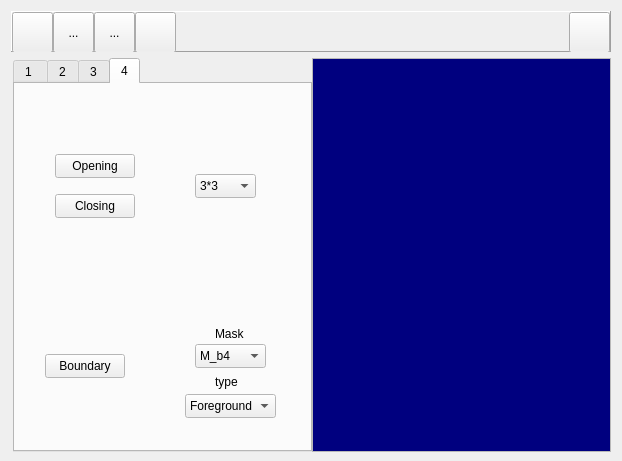
<?xml version="1.0" encoding="UTF-8"?>
<ui version="4.0">
 <class>MainFrame</class>
 <widget class="QDialog" name="MainFrame">
  <property name="geometry">
   <rect>
    <x>0</x>
    <y>0</y>
    <width>622</width>
    <height>461</height>
   </rect>
  </property>
  <property name="sizePolicy">
   <sizepolicy hsizetype="Preferred" vsizetype="Minimum">
    <horstretch>0</horstretch>
    <verstretch>0</verstretch>
   </sizepolicy>
  </property>
  <property name="minimumSize">
   <size>
    <width>0</width>
    <height>461</height>
   </size>
  </property>
  <property name="windowTitle">
   <string>HomeworkCV</string>
  </property>
  <property name="modal">
   <bool>false</bool>
  </property>
  <layout class="QVBoxLayout" name="verticalLayout">
   <item>
    <widget class="QFrame" name="frame">
     <property name="sizePolicy">
      <sizepolicy hsizetype="Preferred" vsizetype="Fixed">
       <horstretch>0</horstretch>
       <verstretch>0</verstretch>
      </sizepolicy>
     </property>
     <property name="minimumSize">
      <size>
       <width>0</width>
       <height>41</height>
      </size>
     </property>
     <property name="maximumSize">
      <size>
       <width>16777215</width>
       <height>41</height>
      </size>
     </property>
     <property name="frameShape">
      <enum>QFrame::Panel</enum>
     </property>
     <property name="frameShadow">
      <enum>QFrame::Raised</enum>
     </property>
     <layout class="QHBoxLayout" name="horizontalLayout_3">
      <property name="spacing">
       <number>0</number>
      </property>
      <property name="leftMargin">
       <number>0</number>
      </property>
      <property name="topMargin">
       <number>0</number>
      </property>
      <property name="rightMargin">
       <number>0</number>
      </property>
      <property name="bottomMargin">
       <number>0</number>
      </property>
      <item>
       <widget class="QToolButton" name="buttonOpen">
        <property name="enabled">
         <bool>true</bool>
        </property>
        <property name="sizePolicy">
         <sizepolicy hsizetype="Minimum" vsizetype="Minimum">
          <horstretch>0</horstretch>
          <verstretch>0</verstretch>
         </sizepolicy>
        </property>
        <property name="minimumSize">
         <size>
          <width>41</width>
          <height>41</height>
         </size>
        </property>
        <property name="maximumSize">
         <size>
          <width>41</width>
          <height>41</height>
         </size>
        </property>
        <property name="toolTip">
         <string>open an image file</string>
        </property>
        <property name="layoutDirection">
         <enum>Qt::LeftToRight</enum>
        </property>
        <property name="autoFillBackground">
         <bool>false</bool>
        </property>
        <property name="text">
         <string/>
        </property>
        <property name="icon">
         <iconset resource="images/mainframe.qrc">
          <normaloff>:/open.png</normaloff>:/open.png</iconset>
        </property>
        <property name="iconSize">
         <size>
          <width>41</width>
          <height>41</height>
         </size>
        </property>
        <property name="checkable">
         <bool>false</bool>
        </property>
        <property name="autoRepeat">
         <bool>false</bool>
        </property>
        <property name="autoExclusive">
         <bool>false</bool>
        </property>
        <property name="popupMode">
         <enum>QToolButton::DelayedPopup</enum>
        </property>
        <property name="toolButtonStyle">
         <enum>Qt::ToolButtonIconOnly</enum>
        </property>
        <property name="autoRaise">
         <bool>false</bool>
        </property>
       </widget>
      </item>
      <item>
       <widget class="QToolButton" name="toolButton_2">
        <property name="sizePolicy">
         <sizepolicy hsizetype="Minimum" vsizetype="Minimum">
          <horstretch>0</horstretch>
          <verstretch>0</verstretch>
         </sizepolicy>
        </property>
        <property name="minimumSize">
         <size>
          <width>41</width>
          <height>41</height>
         </size>
        </property>
        <property name="maximumSize">
         <size>
          <width>41</width>
          <height>41</height>
         </size>
        </property>
        <property name="text">
         <string>...</string>
        </property>
       </widget>
      </item>
      <item>
       <widget class="QToolButton" name="toolButton_3">
        <property name="sizePolicy">
         <sizepolicy hsizetype="Minimum" vsizetype="Minimum">
          <horstretch>0</horstretch>
          <verstretch>0</verstretch>
         </sizepolicy>
        </property>
        <property name="minimumSize">
         <size>
          <width>41</width>
          <height>41</height>
         </size>
        </property>
        <property name="maximumSize">
         <size>
          <width>41</width>
          <height>41</height>
         </size>
        </property>
        <property name="text">
         <string>...</string>
        </property>
       </widget>
      </item>
      <item>
       <widget class="QToolButton" name="buttonDeleteContents">
        <property name="sizePolicy">
         <sizepolicy hsizetype="Minimum" vsizetype="Minimum">
          <horstretch>0</horstretch>
          <verstretch>0</verstretch>
         </sizepolicy>
        </property>
        <property name="minimumSize">
         <size>
          <width>41</width>
          <height>41</height>
         </size>
        </property>
        <property name="maximumSize">
         <size>
          <width>41</width>
          <height>41</height>
         </size>
        </property>
        <property name="toolTip">
         <string>close all forms</string>
        </property>
        <property name="autoFillBackground">
         <bool>false</bool>
        </property>
        <property name="text">
         <string/>
        </property>
        <property name="icon">
         <iconset resource="images/mainframe.qrc">
          <normaloff>:/1-21.png</normaloff>:/1-21.png</iconset>
        </property>
        <property name="iconSize">
         <size>
          <width>41</width>
          <height>41</height>
         </size>
        </property>
       </widget>
      </item>
      <item>
       <spacer name="horizontalSpacer">
        <property name="orientation">
         <enum>Qt::Horizontal</enum>
        </property>
        <property name="sizeHint" stdset="0">
         <size>
          <width>40</width>
          <height>20</height>
         </size>
        </property>
       </spacer>
      </item>
      <item>
       <widget class="QToolButton" name="buttonShowList">
        <property name="sizePolicy">
         <sizepolicy hsizetype="Minimum" vsizetype="Minimum">
          <horstretch>0</horstretch>
          <verstretch>0</verstretch>
         </sizepolicy>
        </property>
        <property name="minimumSize">
         <size>
          <width>41</width>
          <height>41</height>
         </size>
        </property>
        <property name="maximumSize">
         <size>
          <width>41</width>
          <height>41</height>
         </size>
        </property>
        <property name="toolTip">
         <string>show the list view</string>
        </property>
        <property name="text">
         <string/>
        </property>
        <property name="icon">
         <iconset resource="images/mainframe.qrc">
          <normaloff>:/2-3.png</normaloff>:/2-3.png</iconset>
        </property>
        <property name="iconSize">
         <size>
          <width>82</width>
          <height>41</height>
         </size>
        </property>
       </widget>
      </item>
     </layout>
    </widget>
   </item>
   <item>
    <layout class="QHBoxLayout" name="horizontalLayout">
     <property name="spacing">
      <number>0</number>
     </property>
     <property name="leftMargin">
      <number>2</number>
     </property>
     <item>
      <widget class="QTabWidget" name="tabWidget">
       <property name="sizePolicy">
        <sizepolicy hsizetype="Fixed" vsizetype="Expanding">
         <horstretch>0</horstretch>
         <verstretch>0</verstretch>
        </sizepolicy>
       </property>
       <property name="minimumSize">
        <size>
         <width>299</width>
         <height>394</height>
        </size>
       </property>
       <property name="palette">
        <palette>
         <active>
          <colorrole role="Window">
           <brush brushstyle="SolidPattern">
            <color alpha="255">
             <red>255</red>
             <green>255</green>
             <blue>255</blue>
            </color>
           </brush>
          </colorrole>
          <colorrole role="NoRole">
           <brush brushstyle="SolidPattern">
            <color alpha="255">
             <red>255</red>
             <green>85</green>
             <blue>0</blue>
            </color>
           </brush>
          </colorrole>
         </active>
         <inactive>
          <colorrole role="Window">
           <brush brushstyle="SolidPattern">
            <color alpha="255">
             <red>255</red>
             <green>255</green>
             <blue>255</blue>
            </color>
           </brush>
          </colorrole>
          <colorrole role="NoRole">
           <brush brushstyle="SolidPattern">
            <color alpha="255">
             <red>255</red>
             <green>85</green>
             <blue>0</blue>
            </color>
           </brush>
          </colorrole>
         </inactive>
         <disabled>
          <colorrole role="Window">
           <brush brushstyle="SolidPattern">
            <color alpha="255">
             <red>255</red>
             <green>255</green>
             <blue>255</blue>
            </color>
           </brush>
          </colorrole>
          <colorrole role="NoRole">
           <brush brushstyle="SolidPattern">
            <color alpha="255">
             <red>255</red>
             <green>85</green>
             <blue>0</blue>
            </color>
           </brush>
          </colorrole>
         </disabled>
        </palette>
       </property>
       <property name="cursor">
        <cursorShape>ArrowCursor</cursorShape>
       </property>
       <property name="autoFillBackground">
        <bool>false</bool>
       </property>
       <property name="tabPosition">
        <enum>QTabWidget::North</enum>
       </property>
       <property name="tabShape">
        <enum>QTabWidget::Rounded</enum>
       </property>
       <property name="currentIndex">
        <number>3</number>
       </property>
       <property name="iconSize">
        <size>
         <width>31</width>
         <height>31</height>
        </size>
       </property>
       <property name="elideMode">
        <enum>Qt::ElideMiddle</enum>
       </property>
       <widget class="QWidget" name="tab_1">
        <attribute name="title">
         <string>1 </string>
        </attribute>
       </widget>
       <widget class="QWidget" name="tab_4">
        <attribute name="title">
         <string>2</string>
        </attribute>
        <widget class="QPushButton" name="Contrast_Transform">
         <property name="geometry">
          <rect>
           <x>90</x>
           <y>50</y>
           <width>121</width>
           <height>24</height>
          </rect>
         </property>
         <property name="text">
          <string>Contrast Transform</string>
         </property>
        </widget>
        <widget class="QSpinBox" name="spinA1">
         <property name="geometry">
          <rect>
           <x>70</x>
           <y>100</y>
           <width>42</width>
           <height>22</height>
          </rect>
         </property>
         <property name="maximum">
          <number>255</number>
         </property>
        </widget>
        <widget class="QSpinBox" name="spinB1">
         <property name="geometry">
          <rect>
           <x>170</x>
           <y>100</y>
           <width>42</width>
           <height>22</height>
          </rect>
         </property>
         <property name="maximum">
          <number>255</number>
         </property>
        </widget>
        <widget class="QSpinBox" name="spinA2">
         <property name="geometry">
          <rect>
           <x>70</x>
           <y>140</y>
           <width>42</width>
           <height>22</height>
          </rect>
         </property>
         <property name="maximum">
          <number>255</number>
         </property>
        </widget>
        <widget class="QSpinBox" name="spinB2">
         <property name="geometry">
          <rect>
           <x>170</x>
           <y>140</y>
           <width>42</width>
           <height>22</height>
          </rect>
         </property>
         <property name="maximum">
          <number>255</number>
         </property>
        </widget>
        <widget class="QLabel" name="label">
         <property name="geometry">
          <rect>
           <x>120</x>
           <y>100</y>
           <width>41</width>
           <height>16</height>
          </rect>
         </property>
         <property name="text">
          <string>[ a , b ]</string>
         </property>
        </widget>
        <widget class="QLabel" name="label_3">
         <property name="geometry">
          <rect>
           <x>120</x>
           <y>140</y>
           <width>48</width>
           <height>16</height>
          </rect>
         </property>
         <property name="text">
          <string>[ a' , b' ]</string>
         </property>
        </widget>
       </widget>
       <widget class="QWidget" name="tab_5">
        <attribute name="title">
         <string>3</string>
        </attribute>
        <widget class="QPushButton" name="Image_Dilation_mask3">
         <property name="geometry">
          <rect>
           <x>20</x>
           <y>120</y>
           <width>111</width>
           <height>24</height>
          </rect>
         </property>
         <property name="text">
          <string>Image Dilation 3*3</string>
         </property>
        </widget>
        <widget class="QSpinBox" name="spinOstu">
         <property name="geometry">
          <rect>
           <x>170</x>
           <y>40</y>
           <width>42</width>
           <height>22</height>
          </rect>
         </property>
         <property name="maximum">
          <number>255</number>
         </property>
         <property name="value">
          <number>131</number>
         </property>
        </widget>
        <widget class="QPushButton" name="Image_Dilation_mask5">
         <property name="geometry">
          <rect>
           <x>20</x>
           <y>160</y>
           <width>111</width>
           <height>24</height>
          </rect>
         </property>
         <property name="text">
          <string>Image Dilation 5*5</string>
         </property>
        </widget>
        <widget class="QPushButton" name="Image_Erosion_mask3">
         <property name="geometry">
          <rect>
           <x>160</x>
           <y>120</y>
           <width>111</width>
           <height>24</height>
          </rect>
         </property>
         <property name="text">
          <string>Image Erosion 3*3</string>
         </property>
        </widget>
        <widget class="QPushButton" name="Image_Erosion_mask5">
         <property name="geometry">
          <rect>
           <x>160</x>
           <y>160</y>
           <width>111</width>
           <height>24</height>
          </rect>
         </property>
         <property name="text">
          <string>Image Erosion 5*5</string>
         </property>
        </widget>
        <widget class="QPushButton" name="pushButton">
         <property name="geometry">
          <rect>
           <x>40</x>
           <y>30</y>
           <width>101</width>
           <height>41</height>
          </rect>
         </property>
         <property name="text">
          <string>Ostu!</string>
         </property>
        </widget>
        <widget class="QLabel" name="label_2">
         <property name="geometry">
          <rect>
           <x>40</x>
           <y>90</y>
           <width>81</width>
           <height>16</height>
          </rect>
         </property>
         <property name="text">
          <string>Image Dilation</string>
         </property>
        </widget>
        <widget class="QLabel" name="label_4">
         <property name="geometry">
          <rect>
           <x>170</x>
           <y>90</y>
           <width>81</width>
           <height>16</height>
          </rect>
         </property>
         <property name="text">
          <string>Image Erosion</string>
         </property>
        </widget>
        <widget class="QPushButton" name="ImageLabelingN4">
         <property name="geometry">
          <rect>
           <x>40</x>
           <y>210</y>
           <width>81</width>
           <height>24</height>
          </rect>
         </property>
         <property name="text">
          <string>Labeling 4-N</string>
         </property>
        </widget>
        <widget class="QListWidget" name="listWidget_2">
         <property name="geometry">
          <rect>
           <x>20</x>
           <y>250</y>
           <width>111</width>
           <height>101</height>
          </rect>
         </property>
        </widget>
        <widget class="QPushButton" name="ImageLabelingN8">
         <property name="geometry">
          <rect>
           <x>170</x>
           <y>210</y>
           <width>81</width>
           <height>24</height>
          </rect>
         </property>
         <property name="text">
          <string>Labeling 8-N</string>
         </property>
        </widget>
       </widget>
       <widget class="QWidget" name="tab_2">
        <attribute name="title">
         <string>4</string>
        </attribute>
        <widget class="QPushButton" name="Boundary">
         <property name="geometry">
          <rect>
           <x>30</x>
           <y>270</y>
           <width>80</width>
           <height>24</height>
          </rect>
         </property>
         <property name="text">
          <string>Boundary</string>
         </property>
        </widget>
        <widget class="QComboBox" name="comboMask">
         <property name="geometry">
          <rect>
           <x>180</x>
           <y>260</y>
           <width>71</width>
           <height>24</height>
          </rect>
         </property>
         <property name="currentIndex">
          <number>0</number>
         </property>
         <item>
          <property name="text">
           <string>M_b4</string>
          </property>
         </item>
         <item>
          <property name="text">
           <string>M_b8</string>
          </property>
         </item>
        </widget>
        <widget class="QComboBox" name="comboGround">
         <property name="geometry">
          <rect>
           <x>170</x>
           <y>310</y>
           <width>91</width>
           <height>24</height>
          </rect>
         </property>
         <item>
          <property name="text">
           <string>Foreground</string>
          </property>
         </item>
         <item>
          <property name="text">
           <string>Background</string>
          </property>
         </item>
        </widget>
        <widget class="QComboBox" name="comboSize">
         <property name="geometry">
          <rect>
           <x>180</x>
           <y>90</y>
           <width>61</width>
           <height>24</height>
          </rect>
         </property>
         <property name="currentIndex">
          <number>0</number>
         </property>
         <item>
          <property name="text">
           <string>3*3</string>
          </property>
         </item>
         <item>
          <property name="text">
           <string>5*5</string>
          </property>
         </item>
        </widget>
        <widget class="QLabel" name="label_5">
         <property name="geometry">
          <rect>
           <x>200</x>
           <y>240</y>
           <width>31</width>
           <height>20</height>
          </rect>
         </property>
         <property name="text">
          <string>Mask</string>
         </property>
        </widget>
        <widget class="QLabel" name="label_6">
         <property name="geometry">
          <rect>
           <x>200</x>
           <y>290</y>
           <width>31</width>
           <height>16</height>
          </rect>
         </property>
         <property name="text">
          <string>type</string>
         </property>
        </widget>
        <widget class="QPushButton" name="pushOpening">
         <property name="geometry">
          <rect>
           <x>40</x>
           <y>70</y>
           <width>80</width>
           <height>24</height>
          </rect>
         </property>
         <property name="text">
          <string>Opening</string>
         </property>
        </widget>
        <widget class="QPushButton" name="pushClosing">
         <property name="geometry">
          <rect>
           <x>40</x>
           <y>110</y>
           <width>80</width>
           <height>24</height>
          </rect>
         </property>
         <property name="text">
          <string>Closing</string>
         </property>
        </widget>
       </widget>
      </widget>
     </item>
     <item>
      <widget class="QListWidget" name="listWidget">
       <property name="sizePolicy">
        <sizepolicy hsizetype="Ignored" vsizetype="Minimum">
         <horstretch>0</horstretch>
         <verstretch>0</verstretch>
        </sizepolicy>
       </property>
       <property name="minimumSize">
        <size>
         <width>0</width>
         <height>394</height>
        </size>
       </property>
       <property name="palette">
        <palette>
         <active>
          <colorrole role="WindowText">
           <brush brushstyle="SolidPattern">
            <color alpha="255">
             <red>255</red>
             <green>255</green>
             <blue>0</blue>
            </color>
           </brush>
          </colorrole>
          <colorrole role="Text">
           <brush brushstyle="SolidPattern">
            <color alpha="255">
             <red>255</red>
             <green>255</green>
             <blue>255</blue>
            </color>
           </brush>
          </colorrole>
          <colorrole role="Base">
           <brush brushstyle="SolidPattern">
            <color alpha="255">
             <red>0</red>
             <green>0</green>
             <blue>127</blue>
            </color>
           </brush>
          </colorrole>
          <colorrole role="PlaceholderText">
           <brush brushstyle="NoBrush">
            <color alpha="128">
             <red>255</red>
             <green>255</green>
             <blue>255</blue>
            </color>
           </brush>
          </colorrole>
         </active>
         <inactive>
          <colorrole role="WindowText">
           <brush brushstyle="SolidPattern">
            <color alpha="255">
             <red>255</red>
             <green>255</green>
             <blue>0</blue>
            </color>
           </brush>
          </colorrole>
          <colorrole role="Text">
           <brush brushstyle="SolidPattern">
            <color alpha="255">
             <red>255</red>
             <green>255</green>
             <blue>255</blue>
            </color>
           </brush>
          </colorrole>
          <colorrole role="Base">
           <brush brushstyle="SolidPattern">
            <color alpha="255">
             <red>0</red>
             <green>0</green>
             <blue>127</blue>
            </color>
           </brush>
          </colorrole>
          <colorrole role="PlaceholderText">
           <brush brushstyle="NoBrush">
            <color alpha="128">
             <red>255</red>
             <green>255</green>
             <blue>255</blue>
            </color>
           </brush>
          </colorrole>
         </inactive>
         <disabled>
          <colorrole role="WindowText">
           <brush brushstyle="SolidPattern">
            <color alpha="255">
             <red>120</red>
             <green>120</green>
             <blue>120</blue>
            </color>
           </brush>
          </colorrole>
          <colorrole role="Text">
           <brush brushstyle="SolidPattern">
            <color alpha="255">
             <red>120</red>
             <green>120</green>
             <blue>120</blue>
            </color>
           </brush>
          </colorrole>
          <colorrole role="Base">
           <brush brushstyle="SolidPattern">
            <color alpha="255">
             <red>240</red>
             <green>240</green>
             <blue>240</blue>
            </color>
           </brush>
          </colorrole>
          <colorrole role="PlaceholderText">
           <brush brushstyle="NoBrush">
            <color alpha="128">
             <red>255</red>
             <green>255</green>
             <blue>255</blue>
            </color>
           </brush>
          </colorrole>
         </disabled>
        </palette>
       </property>
       <property name="font">
        <font>
         <family>Times New Roman</family>
         <pointsize>10</pointsize>
        </font>
       </property>
      </widget>
     </item>
    </layout>
   </item>
  </layout>
 </widget>
 <layoutdefault spacing="6" margin="11"/>
 <resources>
  <include location="images/mainframe.qrc"/>
 </resources>
 <connections/>
</ui>
